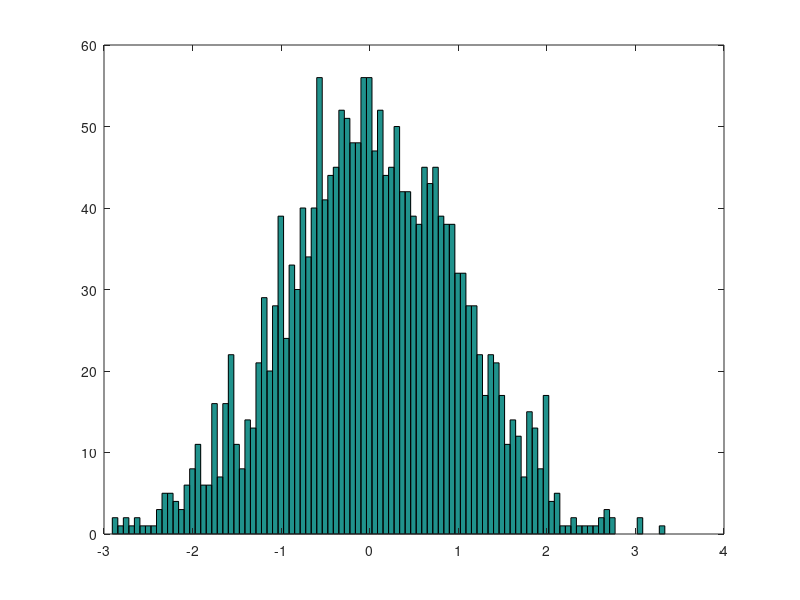

Write the MATLAB code that produced this figure.

res = []

for i=1:1000
r = rand(2,1);

x = sqrt(-2 * log(r(1))) * cos(2 * pi * r(2));
y = sqrt(-2 * log(r(1))) * sin(2 * pi * r(2));

res(end+1) = x;
res(end+1) = y;

end

hist(res,100)